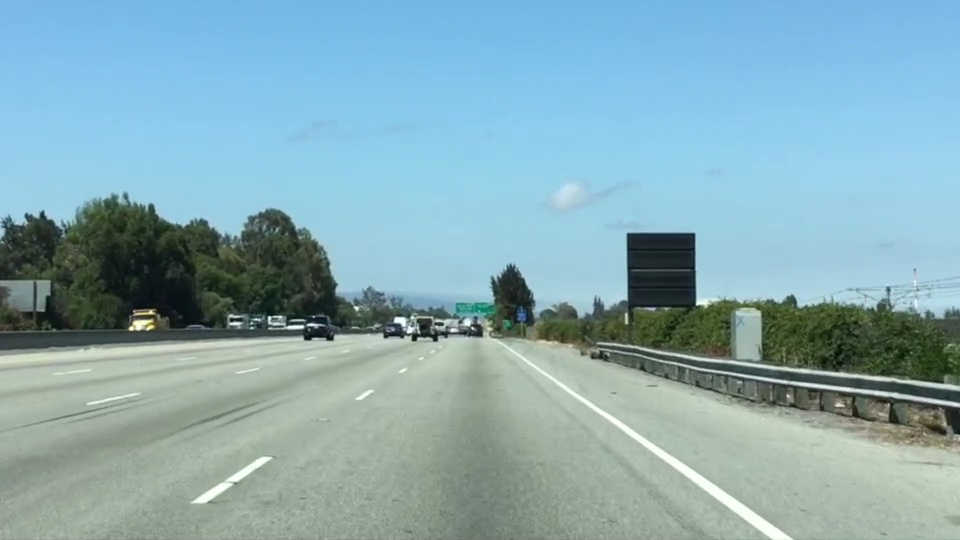
#> input picture CarND-LaneLines-P1/lesson_examples/exit_ramp.jpg, 960 x 540 px
$ python example.py
#> lines starting #> are read from the running program, lines starting #| are printed output that depends on the picture; after the words box and inside, x2 and y2 are one past the last pixel; in counts of white or black regions, pixels touching at a corner belong together
import matplotlib.pyplot as plt
import matplotlib.image as mpimg
import numpy as np
import cv2


# Read in and grayscale the image
# Note: in the previous example we were reading a .jpg
# Here we read a .png and convert to 0,255 bytescale
image = (mpimg.imread('exit_ramp.jpg')*255).astype('uint8')
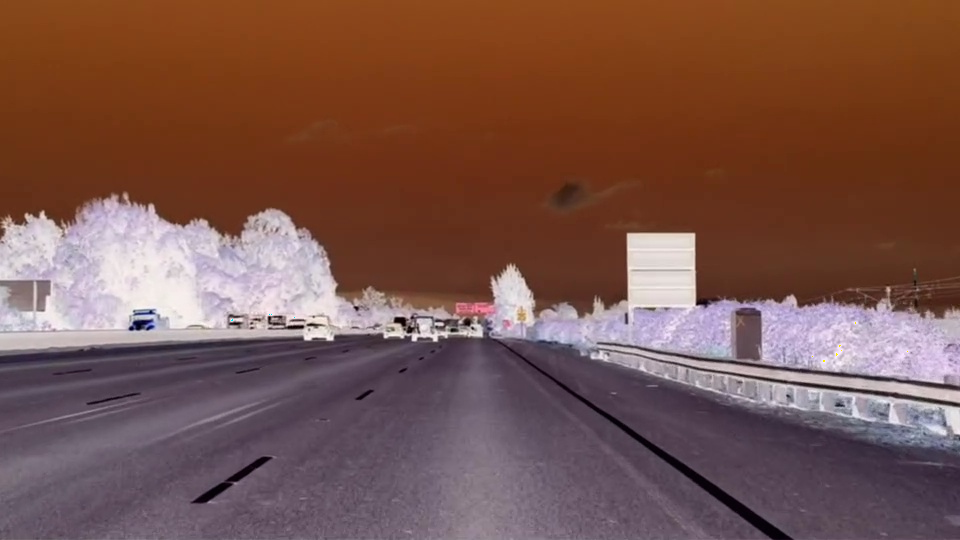
#> image: shape (540, 960, 3); mean R, G, B 120.5, 84.9, 76.8
gray = cv2.cvtColor(image,cv2.COLOR_BGR2GRAY)
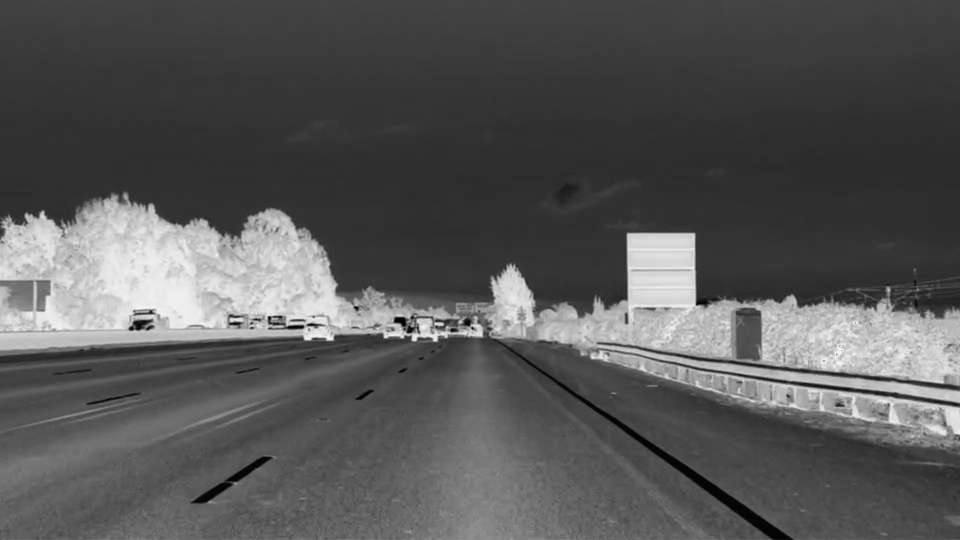
#> gray: shape (540, 960); min 2, max 248, mean 86.6

# Define a kernel size and apply Gaussian smoothing
kernel_size = 5
blur_gray = cv2.GaussianBlur(gray,(kernel_size, kernel_size),0)

# Define our parameters for Canny and apply
low_threshold = 50
high_threshold = 150
edges = cv2.Canny(blur_gray, low_threshold, high_threshold)
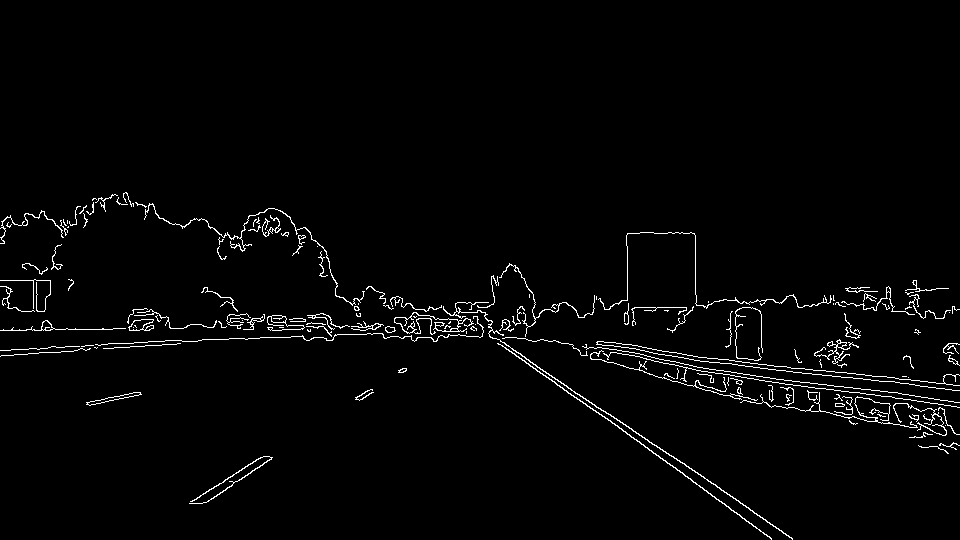
#> edges: shape (540, 960); 2.1% white in thin lines or dots, all inside (x1, y1, x2, y2) = (0, 192, 960, 540)

# Next we'll create a masked edges image using cv2.fillPoly()
mask = np.zeros_like(edges)
ignore_mask_color = 255

# This time we are defining a four sided polygon to mask
imshape = image.shape
#> imshape = (540, 960, 3)
vertices = np.array([[(50,imshape[0]),(460, 280), (490, 280), (imshape[1]-50,imshape[0])]], dtype=np.int32)
cv2.fillPoly(mask, vertices, ignore_mask_color)
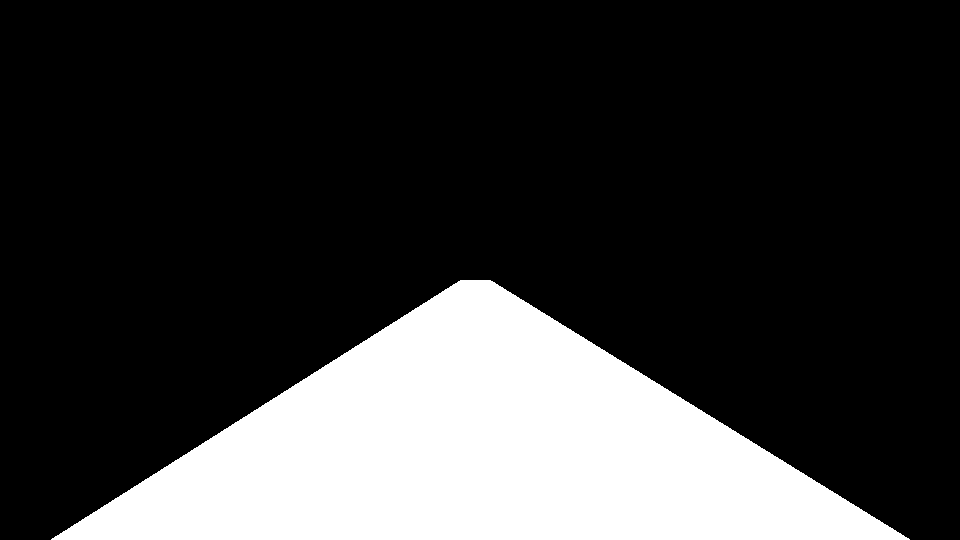
#> mask: shape (540, 960); 22.3% white; 1 white region, box (x1, y1, x2, y2) and area: (51, 280, 910, 540) 115855
masked_edges = cv2.bitwise_and(edges, mask)
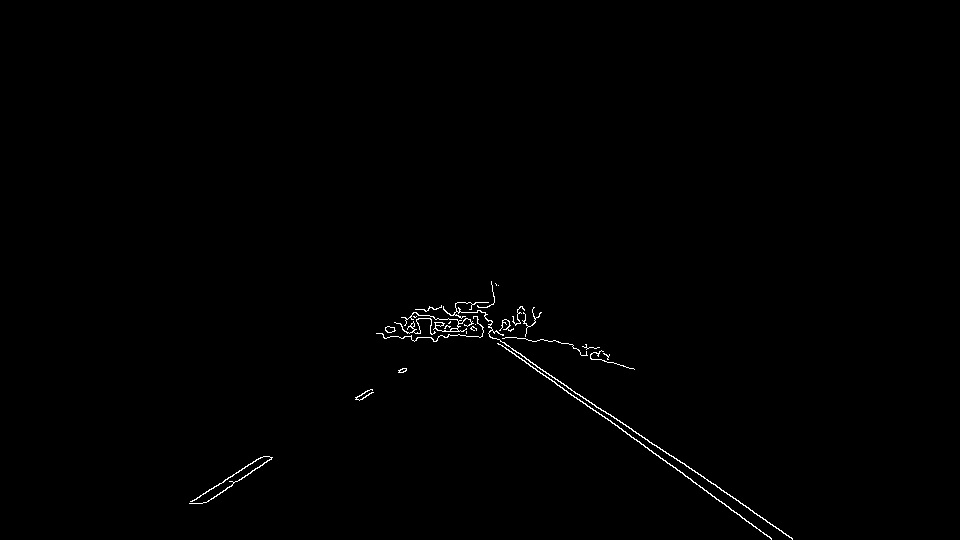
#> masked_edges: shape (540, 960); 0.49% white in thin lines or dots, all inside (x1, y1, x2, y2) = (189, 281, 793, 540)

# Define the Hough transform parameters
# Make a blank the same size as our image to draw on
rho = 1 # distance resolution in pixels of the Hough grid
theta = np.pi/180 # angular resolution in radians of the Hough grid
threshold = 20     # minimum number of votes (intersections in Hough grid cell)
min_line_length = 10 #minimum number of pixels making up a line
max_line_gap = 1    # maximum gap in pixels between connectable line segments
line_image = np.copy(image)*0 # creating a blank to draw lines on
#> line_image: shape (540, 960, 3); every value is 0

# Run Hough on edge detected image
# Output "lines" is an array containing endpoints of detected line segments
lines = cv2.HoughLinesP(masked_edges, rho, theta, threshold, np.array([]),
                            min_line_length, max_line_gap)
#> lines = 27 rows, first 6: [654, 444, 749, 508], [592, 408, 771, 538], [521, 355, 671, 456], [518, 356, 583, 403], [356, 398, 370, 389], [205, 502, 232, 484]

# Iterate over the output "lines" and draw lines on a blank image
for line in lines:
    for x1,y1,x2,y2 in line:
        cv2.line(line_image,(x1,y1),(x2,y2),(255,0,0),10)
#> this loop made 27 passes
#> line on passes 1 to 12: [[654, 444, 749, 508]], [[592, 408, 771, 538]], [[521, 355, 671, 456]], [[518, 356, 583, 403]], [[356, 398, 370, 389]], [[205, 502, 232, 484]], [[192, 501, 220, 483]], [[418, 318, 430, 318]], [[216, 486, 260, 457]], [[669, 463, 684, 474]], [[614, 363, 628, 367]], [[237, 481, 271, 458]]
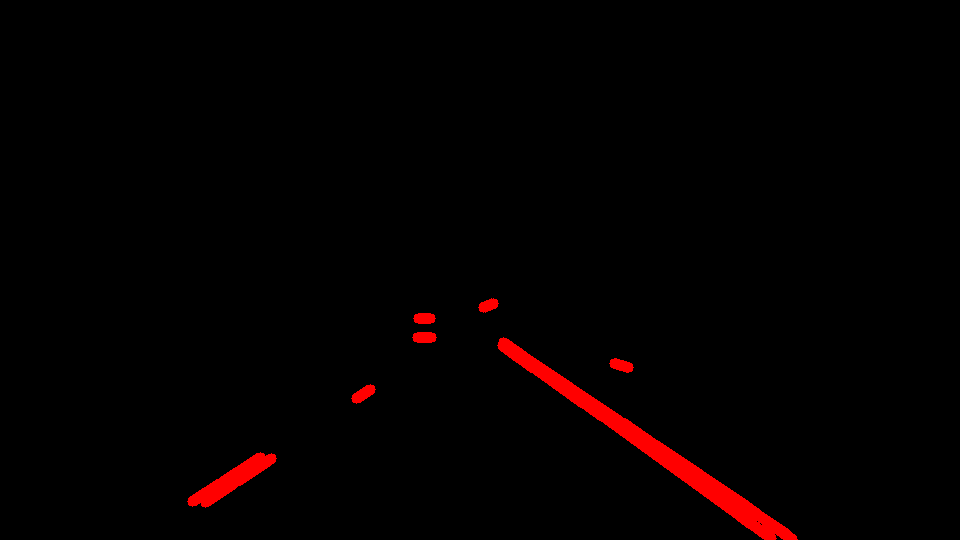
#> line_image: shape (540, 960, 3); mean R, G, B 4.4, 0, 0

# Create a "color" binary image to combine with line image
color_edges = np.dstack((edges, edges, edges))

# Draw the lines on the edge image
lines_edges = cv2.addWeighted(color_edges, 0.8, line_image, 1, 0)
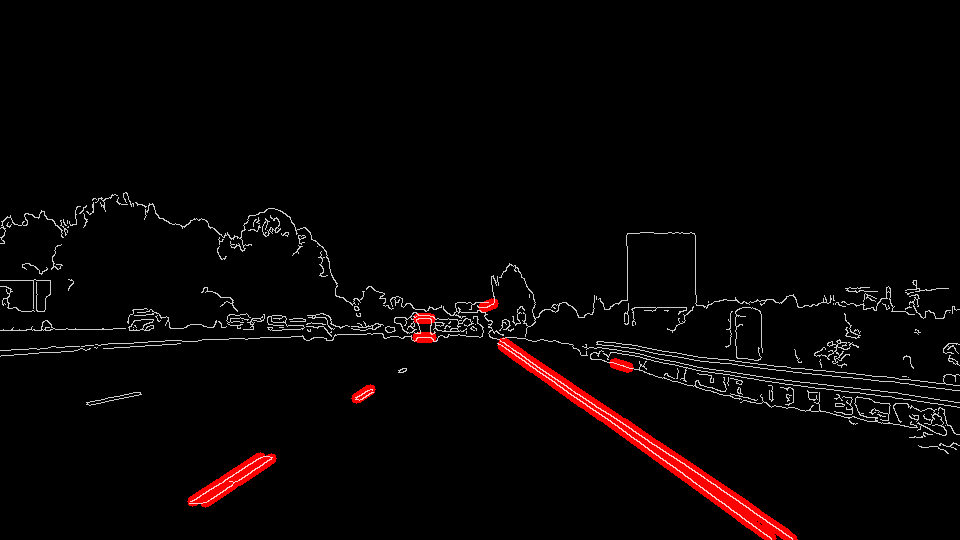
#> lines_edges: shape (540, 960, 3); mean of channels 0, 1, 2 8.3, 4.4, 4.4; drawn as R, G, B
plt.imshow(lines_edges)
